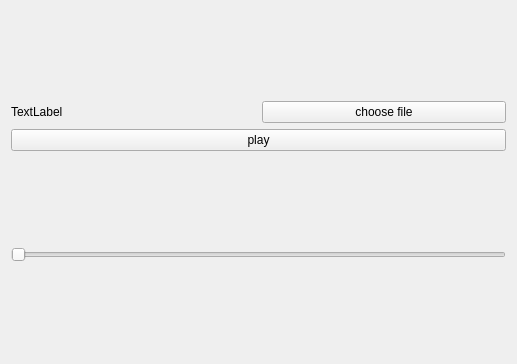
<?xml version="1.0" encoding="UTF-8"?>
<ui version="4.0">
 <class>Widget</class>
 <widget class="QWidget" name="Widget">
  <property name="geometry">
   <rect>
    <x>0</x>
    <y>0</y>
    <width>517</width>
    <height>364</height>
   </rect>
  </property>
  <property name="windowTitle">
   <string>Widget</string>
  </property>
  <layout class="QHBoxLayout" name="horizontalLayout_2">
   <item>
    <layout class="QVBoxLayout" name="verticalLayout_2">
     <item>
      <layout class="QVBoxLayout" name="verticalLayout">
       <item>
        <layout class="QHBoxLayout" name="horizontalLayout">
         <item>
          <widget class="QLabel" name="fileLabel">
           <property name="text">
            <string>TextLabel</string>
           </property>
          </widget>
         </item>
         <item>
          <widget class="QPushButton" name="chooseButton">
           <property name="text">
            <string>choose file</string>
           </property>
          </widget>
         </item>
        </layout>
       </item>
       <item>
        <widget class="QPushButton" name="playbutton">
         <property name="text">
          <string>play</string>
         </property>
        </widget>
       </item>
      </layout>
     </item>
     <item>
      <widget class="QSlider" name="horizontalSlider">
       <property name="orientation">
        <enum>Qt::Horizontal</enum>
       </property>
      </widget>
     </item>
    </layout>
   </item>
  </layout>
 </widget>
 <resources/>
 <connections/>
</ui>
